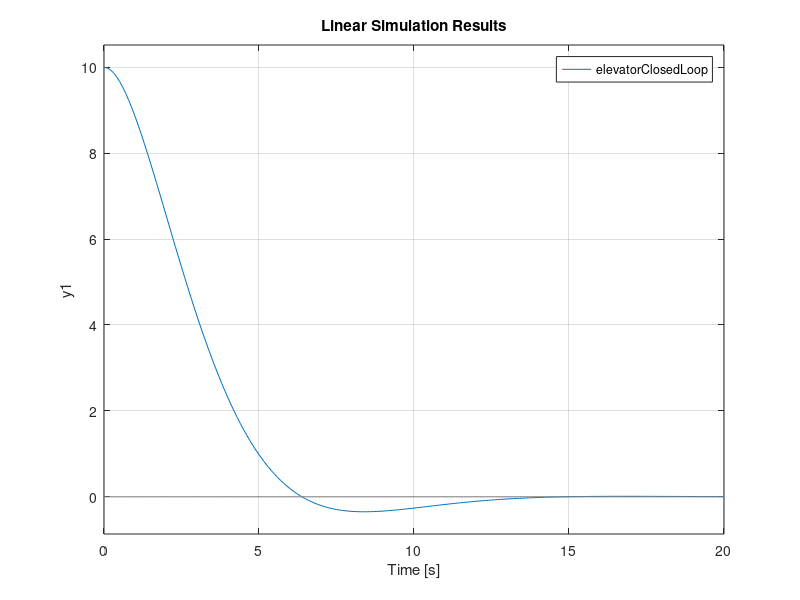

Reproduce this figure in MATLAB.
% Elevator simulation
% author: wesleyac

% Setup for simulation
pkg load control
times = 0:0.1:20;

% Our state space matrices in matlab/octave format
A = [0 1;
     0 -10/100];
B = [0;
     1/100];
C = [1 0];
D = [0];

% We'll start at a position of 10 meters with at velocity of 0 m/s
startingPosition = [10; 0];

% You can think of this as the PID gains - the first value is the proportional
% value, and the second one is the derivative. We'll go into ways to find this
% automatically later, but for now, you can just manually twiddle with these :)
K = [30 70]

% This creates a model of our system, using our PID (or more accurately PD) gains
elevatorClosedLoop = ss(A-B*K,B,C,D);

% This simulates the system and plots it on the screen
lsim(elevatorClosedLoop, 0*ones(size(times)), times, startingPosition);